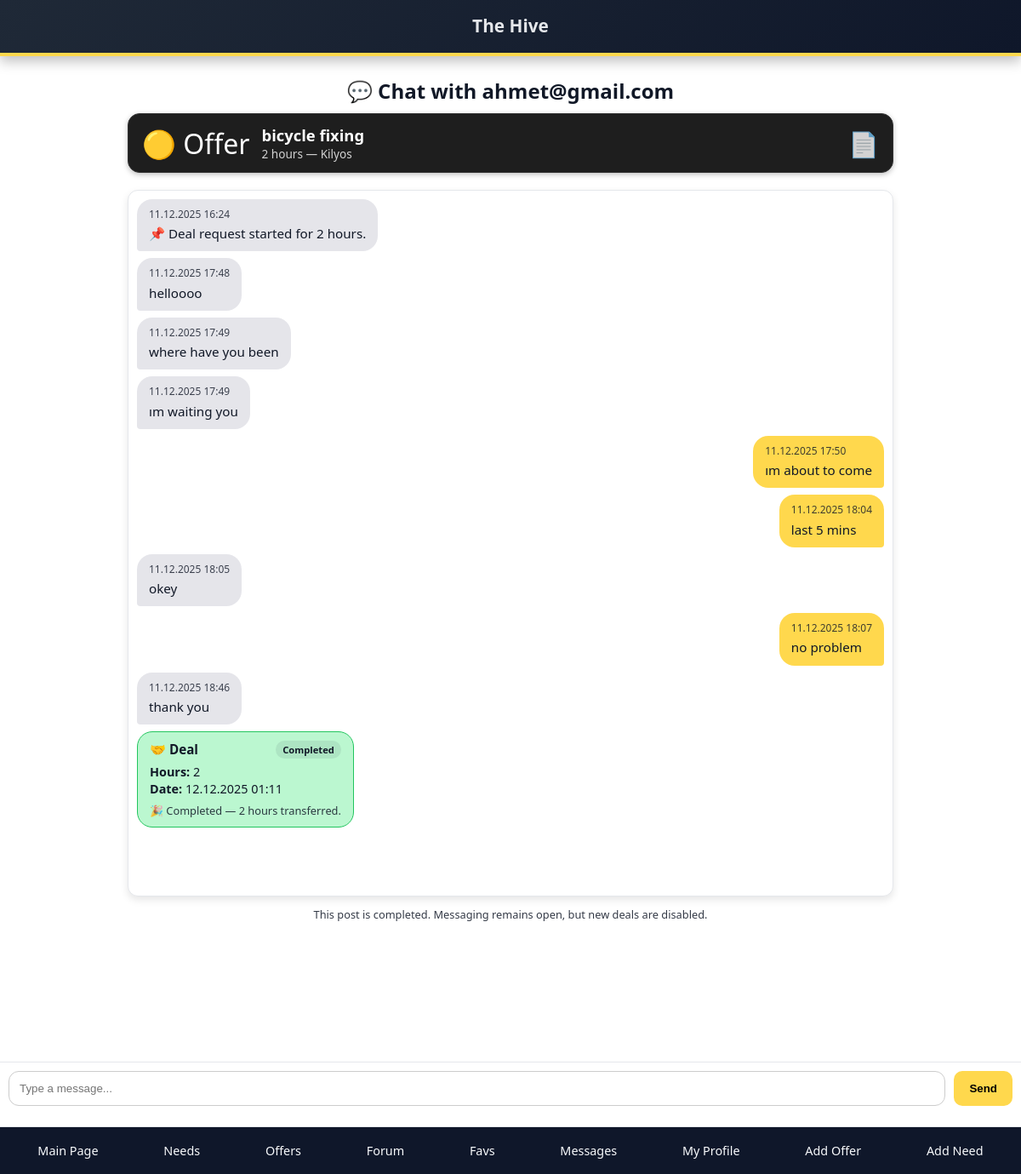
The page /chat/3?listing_id=1&type=offer (signed in) on the database its author committed.
### app.py (models this page shows)
class User(db.Model):
    user_id = db.Column(db.Integer, primary_key=True)
    email = db.Column(db.String(120), unique=True, nullable=False)
    password_hash = db.Column(db.String(255), nullable=False)
    timebank_balance = db.Column(db.Integer, default=3)
    is_admin = db.Column(db.Boolean, default=False)
    is_banned = db.Column(db.Boolean, default=False)
    offers = db.relationship("Offer", backref="user", lazy=True)
    needs = db.relationship("Need", backref="user", lazy=True)
    favorites = db.relationship("Favorite", backref="user", lazy=True)
    need_favorites = db.relationship("NeedFavorite", backref="user", lazy=True)
    forum_posts = db.relationship("ForumPost", backref="author", lazy=True)
    forum_comments = db.relationship("ForumComment", backref="author", lazy=True)
    forum_comment_likes = db.relationship("ForumCommentLike", backref="user", lazy=True, cascade="all, delete-orphan")

class Offer(db.Model):
    offer_id = db.Column(db.Integer, primary_key=True)
    user_id = db.Column(db.Integer, db.ForeignKey("user.user_id"), nullable=False)
    title = db.Column(db.String(120), nullable=False)
    description = db.Column(db.Text, nullable=False)
    hours = db.Column(db.Integer, nullable=False)
    location = db.Column(db.String(120), nullable=True)
    is_online = db.Column(db.Boolean, default=False)
    image_filename = db.Column(db.String(255), nullable=True)
    is_active = db.Column(db.Boolean, default=True)
    latitude = db.Column(db.Float)
    longitude = db.Column(db.Float)
    posted_at = db.Column(db.DateTime, nullable=False, default=datetime.utcnow)
    offered_on = db.Column(db.Date, nullable=True)

class Message(db.Model):
    id = db.Column(db.Integer, primary_key=True)
    sender_id = db.Column(db.Integer, db.ForeignKey("user.user_id"), nullable=False)
    receiver_id = db.Column(db.Integer, db.ForeignKey("user.user_id"), nullable=False)
    content = db.Column(db.Text, nullable=False)
    timestamp = db.Column(db.DateTime, default=datetime.utcnow)
    listing_id= db.Column(db.Integer, nullable=True)  # İlgili ilan ID'si (opsiyonel)
    listing_type = db.Column(db.String(10), nullable=False,default="general")  # 'offer', 'need', 'report', 'general'

class Transaction(db.Model):
    id = db.Column(db.Integer, primary_key=True)
    listing_type = db.Column(db.String(10), nullable=False)   # 'offer' or 'need'
    listing_id = db.Column(db.Integer, nullable=False)
    starter_id = db.Column(db.Integer, db.ForeignKey("user.user_id"), nullable=False)
    receiver_id = db.Column(db.Integer, db.ForeignKey("user.user_id"), nullable=False)
    hours = db.Column(db.Integer, nullable=False)
    date = db.Column(db.DateTime, nullable=False)
    starter_confirm = db.Column(db.Boolean, default=False)
    receiver_confirm = db.Column(db.Boolean, default=False)
    cancel_starter_confirm = db.Column(db.Boolean, default=False)
    cancel_receiver_confirm = db.Column(db.Boolean, default=False)
    status = db.Column(db.String(20), default="pending")

### app.py (the view, shortened to what this page needs)
@app.route("/chat/<int:user_id>", methods=["GET", "POST"])
@login_required
def chat(user_id):
    if "user_id" not in session:
        return redirect("/login")
    me = session["user_id"]
    other = user_id
    other_user = User.query.get(other)
    if not other_user:
        return "User not found.", 404
    if is_blocked_between(me, other):
        return "Messaging is disabled between blocked users.", 403
    listing_id, listing_type = get_chat_listing_context()
    listing_id = session["active_listing_id"]
    listing_type = session["active_listing_type"]
    if listing_type == "offer":
        listing = Offer.query.get(listing_id)
    else:
        listing = Need.query.get(listing_id)
    if not listing:
        return "Listing not found for this chat."
    listing_closed = not listing.is_active
    messages = Message.query.filter(
        (
            ((Message.sender_id == me) & (Message.receiver_id == other)) |
            ((Message.sender_id == other) & (Message.receiver_id == me))
        )
        &
        (Message.listing_id == listing_id)
        &
        (Message.listing_type == listing_type)
    ).order_by(Message.timestamp.asc()).all()
    deals = Transaction.query.filter(
        (
            (Transaction.starter_id == me) & (Transaction.receiver_id == other)
        ) |
        (
            (Transaction.starter_id == other) & (Transaction.receiver_id == me)
        )
    ).filter(
        Transaction.listing_id == listing_id,
        Transaction.listing_type == listing_type
    ).order_by(Transaction.date.asc()).all()
    timeline = []
    def build_message_entry(message_obj):
        return {
            "type": "message",
            "timestamp": message_obj.timestamp,
            "sender_id": message_obj.sender_id,
            "content": message_obj.content,
            "report": parse_report_message(message_obj.content),
        }
    for m in messages:
        timeline.append(build_message_entry(m))
    for d in deals:
        timeline.append({
            "type": "deal",
            "timestamp": d.date,
            "deal": d,
        })
    timeline.sort(key=lambda x: x["timestamp"])
    last_event_ts = timeline[-1]["timestamp"].isoformat() if timeline else ""
    if timeline:
        remember_conversation_seen(
            other,
            listing_id=listing_id,
            listing_type=listing_type,
            timestamp=timeline[-1]["timestamp"],
        )
    listing_data = {
        "type": listing_type,
        "title": listing.title,
        "hours": listing.hours,
        "location": listing.location,
        "id": listing_id
    }
    return render_template(
        "chat.html",
        other_user=other_user,
        listing=listing,
        listing_type=listing_type,
        listing_data=listing_data,
        timeline=timeline,
        listing_closed=listing_closed,
        last_event_ts=last_event_ts,
    )

### app.py (called while the page is built)
@app.before_request
def initialize_database():
    if not getattr(app, "db_initialized", False):
        with app.app_context():
            db.create_all()
            ensure_posted_at_columns()
            ensure_admin_user()
        app.db_initialized = True

@app.before_request
def enforce_ban():
    user_id = session.get("user_id")
    if not user_id:
        return
    user = User.query.get(user_id)
    if user and user.is_banned and request.endpoint not in {"logout", "login"}:
        session.clear()
        return render_template("login.html", error="Your account has been banned."), 403

def login_required(f):
    @wraps(f)
    def decorated(*args, **kwargs):
        if "user_id" not in session:
            return redirect(url_for("login"))
        return f(*args, **kwargs)
    return decorated

def is_blocked_between(user_a_id, user_b_id):
    if not user_a_id or not user_b_id:
        return False
    return UserBlock.query.filter(
        ((UserBlock.blocker_id == user_a_id) & (UserBlock.blocked_id == user_b_id)) |
        ((UserBlock.blocker_id == user_b_id) & (UserBlock.blocked_id == user_a_id))
    ).first() is not None

def get_chat_listing_context():
    listing_id = request.args.get("listing_id", type=int) or request.form.get("listing_id", type=int)
    listing_type = (
        request.args.get("listing_type")
        or request.args.get("type")
        or request.form.get("listing_type")
        or request.form.get("type")
    )
    if listing_id and listing_type:
        session["active_listing_id"] = listing_id
        session["active_listing_type"] = listing_type
    return session.get("active_listing_id"), session.get("active_listing_type")

def build_conversation_key(other_id, listing_id=None, listing_type=None):
    normalized_type = listing_type or "general"
    normalized_id = listing_id if listing_id is not None else "general"
    return f"{other_id}:{normalized_id}:{normalized_type}"

def remember_conversation_seen(other_id, listing_id=None, listing_type=None, timestamp=None):
    if not timestamp:
        return
    seen_map = session.get("chat_last_seen", {})
    key = build_conversation_key(other_id, listing_id, listing_type)
    seen_map[key] = timestamp.isoformat() if hasattr(timestamp, "isoformat") else str(timestamp)
    session["chat_last_seen"] = seen_map

### templates/chat.html (shortened to what this page needs)
{% extends "base.html" %}
{% block content %}
<h2 style="text-align:center; margin-bottom:10px;">
  💬 Chat with {{ other_user.email }}
</h2>
{% if listing_data %}
  {% if listing_data.type == "offer" %}
    {% set listing_url = url_for("offer_detail", offer_id=listing_data.id) %}
  {% else %}
    {% set listing_url = url_for("need_detail", need_id=listing_data.id) %}
  {% endif %}
  <a class="listing-summary-link" href="{{ listing_url }}" style="text-decoration:none; color:inherit;">
    <div class="listing-summary">
      <div class="listing-icon">
        {% if listing_data.type == "offer" %}
          🟡 Offer
        {% else %}
          🔵 Need
        {% endif %}
      </div>
      <div class="listing-info">
        <div class="listing-title">
          {{ listing_data.title }}
        </div>
        <div class="listing-meta">
          {{ listing_data.hours }} hours — {{ listing_data.location }}
        </div>
      </div>
      <div class="listing-thumb">
        📄
      </div>
    </div>
  </a>
{% endif %}
<div class="timeline"
     data-last-timestamp="{{ last_event_ts }}"
     data-other-id="{{ other_user.user_id }}"
     data-listing-id="{{ session['active_listing_id'] }}"
     data-listing-type="{{ session['active_listing_type'] }}"
     data-current-user-id="{{ session['user_id'] }}"
     data-other-email="{{ other_user.email }}">
  {% for item in timeline %}
    {% if item.type == "message" %}
      <div class="msg-bubble {% if item.sender_id == session['user_id'] %}me{% else %}them{% endif %}">
        <div class="msg-meta">{{ item.timestamp.strftime("%d.%m.%Y %H:%M") }}</div>
        {% if item.report %}
          <div class="msg-text">
            Report against
            <a class="report-link" href="{{ url_for('view_profile', user_id=item.report.user_id) }}">{{ item.report.email }}</a>
            (ID: {{ item.report.user_id }}): {{ item.report.reason }}
          </div>
        {% else %}
          <div class="msg-text">{{ item.content }}</div>
        {% endif %}
      </div>
    {% elif item.type == "deal" %}
      {% set deal = item.deal %}
      {% set is_me = (deal.starter_id == session['user_id']) %}
      {% set deal_class = "" %}
      {% if deal.status == "pending" %}
        {% set deal_class = "deal-pending" %}
      {% elif deal.status == "accepted" %}
        {% set deal_class = "deal-accepted" %}
      {% elif deal.status == "cancel_pending" %}
        {% set deal_class = "deal-cancel-pending" %}
      {% elif deal.status == "cancelled" %}
        {% set deal_class = "deal-cancelled" %}
      {% elif deal.status == "completed" %}
        {% set deal_class = "deal-completed" %}
      {% endif %}
      <div class="deal-bubble {{ deal_class }} {% if is_me %}me{% else %}them{% endif %}">
        <div class="deal-header">
          🤝 Deal
          <span class="deal-status-tag">{{ deal.status|replace("_"," ")|title }}</span>
        </div>
        <div class="deal-body">
          <div><strong>Hours:</strong> {{ deal.hours }}</div>
          <div>
            <strong>Date:</strong>
            {% if deal.date %}
              {{ deal.date.strftime("%d.%m.%Y %H:%M") }}
            {% else %}
              Not set
            {% endif %}
          </div>
        </div>
        <div class="deal-actions">
          {% if deal.status == "pending" %}
            {% if session['user_id'] == deal.receiver_id %}
              <form action="/deal/accept/{{ deal.id }}" method="post" style="display:inline;">
                <button class="btn-small primary">Accept Deal</button>
              </form>
            {% else %}
              <span class="deal-note">Waiting for other user…</span>
            {% endif %}
          {% elif deal.status == "cancelled" %}
            <span class="deal-note">❌ Deal cancelled.</span>
          {% elif deal.status == "completed" %}
            <span class="deal-note">🎉 Completed — {{ deal.hours }} hours transferred.</span>
          {% endif %}
        </div>
      </div>
    {% endif %}
  {% endfor %}
</div>
{% if listing_closed %}
  <div class="deal-note" style="text-align:center; margin:12px 0;">
    This post is completed. Messaging remains open, but new deals are disabled.
  </div>
{% endif %}
<form action="" method="post" class="chat-input" id="chat-form">
  <input type="text" name="message" id="chat-message" placeholder="Type a message..." required>
  <button type="submit">Send</button>
</form>
{% endblock %}

### templates/base.html (style rules this page uses)
body { font-family: system-ui, -apple-system, Segoe UI, Roboto, Arial, sans-serif; background:#ffffff; margin:0; padding-bottom:140px; color:#111827; }

### templates/chat.html (style rules this page uses)
.listing-summary-link { text-decoration: none; color: inherit; display: block; }
.listing-summary { display: flex; align-items: center; gap: 14px; background: #1e1e1e; color: #fff; padding: 12px 16px; border-radius: 14px; margin-bottom: 20px; border: 1px solid #333; box-shadow: 0 2px 6px rgba(0,0,0,0.25); }
.listing-summary .listing-icon { font-size: 2rem; }
.listing-summary .listing-info { flex: 1; }
.listing-summary .listing-title { font-size: 1.15rem; font-weight: 600; }
.listing-summary .listing-meta { font-size: 0.85rem; opacity: 0.8; }
.listing-summary .listing-thumb { font-size: 1.8rem; opacity: 0.8; }
.timeline { max-height: 60vh; overflow-y: auto; padding: 10px; display: flex; flex-direction: column; gap: 8px; padding-bottom: 80px; background: #ffffff; border-radius: 12px; border: 1px solid #e5e7eb; box-shadow: 0 4px 10px rgba(0,0,0,0.1); position: relative; }
.msg-bubble, .deal-bubble { padding: 10px 14px; border-radius: 18px; max-width: 80%; font-size: 0.95rem; line-height: 1.35; }
.msg-bubble.me, .deal-bubble.me { align-self: flex-end; }
.msg-bubble.them, .deal-bubble.them { align-self: flex-start; }
.msg-bubble.me { background: #FFD84D; border-bottom-right-radius: 4px; }
.msg-bubble.them { background: #E5E5EA; border-bottom-left-radius: 4px; }
.msg-meta { font-size: 0.75rem; opacity: 0.8; margin-bottom: 4px; }
.msg-text { font-size: 0.95rem; line-height: 1.4; }
.deal-completed { background:#bbf7d0; border:1px solid #22c55e; }
.deal-header { display:flex; justify-content:space-between; font-weight:600; margin-bottom:6px; }
.deal-status-tag { font-size: 0.7rem; padding: 3px 8px; border-radius: 999px; background: rgba(17,24,39,0.08); }
.deal-body { font-size: 0.9rem; margin-bottom: 8px; }
.deal-actions { display:flex; gap:6px; flex-wrap:wrap; }
.deal-note { font-size:0.8rem; opacity:0.85; }
.chat-input { position: fixed; bottom: 70px; left: 0; right: 0; padding: 10px; display: flex; gap: 10px; background: #ffffff; border-top:1px solid #e5e7eb; }
.chat-input input { flex: 1; padding: 12px; border-radius: 12px; border: 1px solid #ccc; }
.chat-input button { background: #FFD84D; border: none; padding: 12px 18px; border-radius: 10px; font-weight: 600; }

### rows shown on the page
User: email "ahmet@gmail.com"
Offer: title "bicycle fixing", location "Kilyos"
Message: timestamp "11.12.2025 16:24", content "📌 Deal request started for 2 hours."
Message: timestamp "11.12.2025 17:48", content "helloooo"
Message: timestamp "11.12.2025 17:49", content "where have you been"
Message: timestamp "11.12.2025 17:49", content "ım waiting you"
Message: timestamp "11.12.2025 17:50", content "ım about to come"
Message: timestamp "11.12.2025 18:04", content "last 5 mins"
Message: timestamp "11.12.2025 18:05", content "okey"
Message: timestamp "11.12.2025 18:07", content "no problem"
Message: timestamp "11.12.2025 18:46", content "thank you"
Transaction: status "Completed", hours "2", date "12.12.2025 01:11", hours "2"

### other values the page prints
{{ listing_data.hours }} "2"
